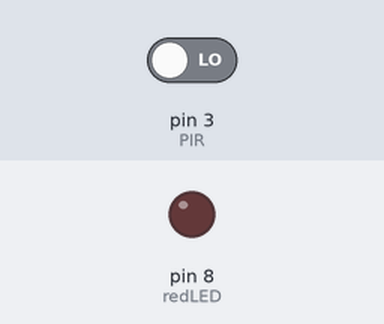
Bench run of a sketch on a simulated Arduino Uno, built with avr-gcc and run on an emulated ATmega328P. On the bench: output pins drawn as LEDs (lit = HIGH). Inputs (shaded band) come from the test bench; at power-on: pin 3 (PIR) LOW.

Above: at 1.2 s.
1.3 s: pin 3 (PIR) driven HIGH
At 1.8 s:
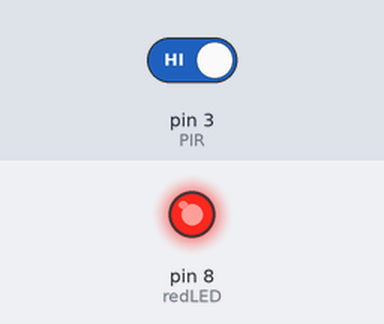
4.3 s: pin 3 (PIR) driven LOW
At 5.2 s:
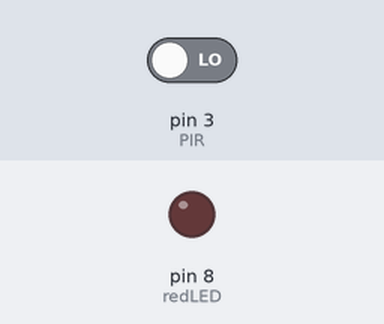
Timing chart, 0 to 7.3 s (numbered marks = the images above; inputs shaded):
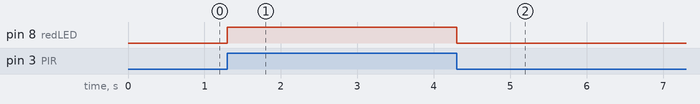

The sketch:

pirgroup.ino
```cpp
int redLED =8;
int PIR=3;
int motion;
void setup() {
 // put your setup code here, to run once:
   pinMode(redLED,OUTPUT);
   pinMode(PIR,INPUT);
}
void loop() {
 // put your main code here, to run repeatedly:
 motion= digitalRead(PIR);
 if (motion==HIGH){
   digitalWrite(redLED,HIGH);
   delay(100);
   digitalWrite(redLED,LOW);
   }

}
```

Measured:
- after the input at 1.3 s, pin 8 (redLED): LOW → HIGH at once
- after the input at 4.3 s, pin 8 (redLED): HIGH → LOW at once
